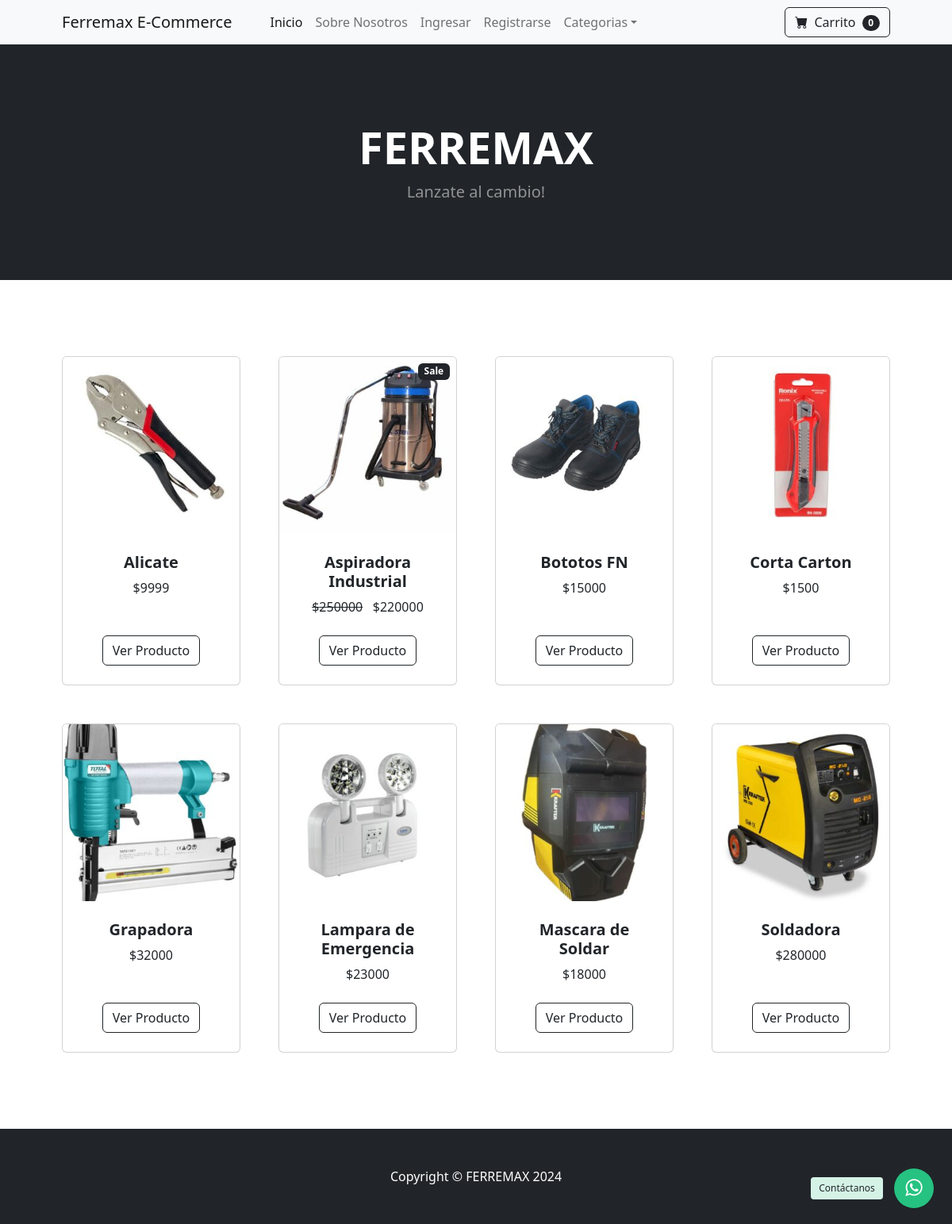
The page / on the database its author committed.
### store/models.py (models this page shows, shortened)
class Product(models.Model):
    name = models.CharField(max_length=100)
    price = models.DecimalField(default=0, decimal_places=0, max_digits=6)
    category = models.ForeignKey(Category, on_delete=models.CASCADE, default=1)
    description = models.CharField(max_length=250, default='', blank=True, null=True)
    image = models.ImageField(upload_to='uploads/product/')
    is_sale = models.BooleanField(default=False)
    sale_price = models.DecimalField(default=0, decimal_places=0, max_digits=6)

### store/views.py (the view)
# urls.py: path('', views.home, name='home'),
def home(request):
    products = Product.objects.all()
    return render(request, 'home.html', {'products':products})

### cart/cart.py (called while the page is built)
    def __len__(self):
        return len(self.cart)

### cart/context_processors.py (called while the page is built)
def cart(request):
    return{'cart': Cart(request)}

### store/templates/home.html
{% extends 'base.html' %}
{% block content %}
        <header class="bg-dark py-5">
            <div class="container px-4 px-lg-5 my-5">
                <div class="text-center text-white">
                    <h1 class="display-4 fw-bolder">FERREMAX</h1>
                    <p class="lead fw-normal text-white-50 mb-0">Lanzate al cambio!</p>
                </div>
            </div>
        </header>
        <section class="py-5">
            <div class="container px-4 px-lg-5 mt-5">
                <div class="row gx-4 gx-lg-5 row-cols-2 row-cols-md-3 row-cols-xl-4 justify-content-center">
                    {% for product in products %}
                        {% if product.is_sale %}
                        <div class="col mb-5">
                            <div class="card h-100">
                                <img class="card-img-top" src="{{ product.image.url }}" alt="" />
                                    <div class="badge bg-dark text-white position-absolute" style="top: 0.5rem; right: 0.5rem">Sale</div>
                                <div class="card-body p-4">
                                    <div class="text-center">
                                        <h5 class="fw-bolder">{{ product.name }}</h5>
                                        <strike>${{ product.price }}</strike>
                                        &nbsp;
                                        ${{ product.sale_price }}
                                    </div>
                                </div>
                                <div class="card-footer p-4 pt-0 border-top-0 bg-transparent">
                                    <div class="text-center"><a class="btn btn-outline-dark mt-auto" href="{% url 'product' product.id %}">Ver Producto</a></div>
                                </div>
                            </div>
                        </div>
                        {% else %}
                    <div class="col mb-5">
                        <div class="card h-100">
                            <img class="card-img-top" src="{{ product.image.url }}" alt="..." />
                            <div class="card-body p-4">
                                <div class="text-center">
                                    <h5 class="fw-bolder">{{ product.name }}</h5>
                                    ${{ product.price }}
                                </div>
                            </div>
                            <div class="card-footer p-4 pt-0 border-top-0 bg-transparent">
                                <div class="text-center">
                                    <a class="btn btn-outline-dark mt-auto" href="{% url 'product' product.id %}">Ver Producto</a>
                                </div>
                            </div>
                        </div>
                    </div>
                        {% endif %}
                    {% endfor %}
            </div>
        </section>
{% endblock %}

### store/templates/base.html (shortened to what this page needs)
{% load static %}
<!DOCTYPE html>
<html lang="en">
    <head>
        <link href="https://cdn.jsdelivr.net/npm/bootstrap-icons@1.5.0/font/bootstrap-icons.css" rel="stylesheet" />
        <link href="{% static 'css/styles.css' %}" rel="stylesheet" />
        <link rel="stylesheet" href="{% static 'plugin/components/Font Awesome/css/font-awesome.min.css' %}">
        <link rel="stylesheet" href="{% static 'plugin/whatsapp-chat-support.css' %}">
    </head>
    <body>
        {% include 'navbar.html' %}
        {% block content %}
        {% endblock %}
        <footer class="py-5 bg-dark">
            <div class="container"><p class="m-0 text-center text-white">Copyright &copy; FERREMAX 2024</p></div>
        </footer>
  <div class="whatsapp_chat_support wcs_fixed_right" id="button-w">
    <div class="wcs_button_label">
            Contáctanos
        </div>
    <div class="wcs_button wcs_button_circle">
        <span class="fa fa-whatsapp"></span>
    </div>
</div>
    </body>
</html>

### store/templates/navbar.html (shortened to what this page needs)
<nav class="navbar navbar-expand-lg navbar-light bg-light">
    <div class="container px-4 px-lg-5">
        <a class="navbar-brand" href="{% url 'home' %}">Ferremax E-Commerce</a>
        <div class="collapse navbar-collapse" id="navbarSupportedContent">
            <ul class="navbar-nav me-auto mb-2 mb-lg-0 ms-lg-4">
                <li class="nav-item"><a class="nav-link active" aria-current="page" href="{% url 'home' %}">Inicio</a></li>
                <li class="nav-item"><a class="nav-link" href="{% url 'about' %}">Sobre Nosotros</a></li>
                {% if user.is_authenticated %}
                    <li class="nav-item dropdown">
                        <a class="nav-link dropdown-toggle" id="navbarDropdown" href="#" role="button" data-bs-toggle="dropdown" aria-expanded="false">Perfil</a>
                        <ul class="dropdown-menu" aria-labelledby="navbarDropdown">
                            <li><a class="dropdown-item" href="{% url 'update_user' %}">Perfil de usuario</a></li>
                            <li><hr class="dropdown-divider" /></li>
                            <li><a class="dropdown-item" href="{% url 'update_info' %}">Informacion del usuario</a></li>
                        </ul>
                    </li>
                {% if user.is_superuser %}
                    <li class="nav-item dropdown">
                        <a class="nav-link dropdown-toggle" id="navbarDropdown" href="#" role="button" data-bs-toggle="dropdown" aria-expanded="false">Ordenes</a>
                        <ul class="dropdown-menu" aria-labelledby="navbarDropdown">
                            <li><a class="dropdown-item" href="{% url 'shipped_dash' %}">Orden enviada</a></li>
                            <li><hr class="dropdown-divider" /></li>
                            <li><a class="dropdown-item" href="{% url 'not_shipped_dash' %}">Orden no enviada</a></li>
                        </ul>
                    </li>
                {% endif %}
                    <li class="nav-item"><a class="nav-link" href="{% url 'logout' %}">Cerrar Sesion</a></li>
                {% else %}
                    <li class="nav-item"><a class="nav-link" href="{% url 'login' %}">Ingresar</a></li>
                    <li class="nav-item"><a class="nav-link" href="{% url 'register' %}">Registrarse</a></li>
                {% endif %}
                <li class="nav-item dropdown">
                    <a class="nav-link dropdown-toggle" id="navbarDropdown" href="#" role="button" data-bs-toggle="dropdown" aria-expanded="false">Categorias</a>
                </li>
            </ul>
            <form class="d-flex">
                <a href="{% url 'cart_summary' %}" class="btn btn-outline-dark">
                    <i class="bi-cart-fill me-1">
                    </i>
                    Carrito
                    <span class="badge bg-dark text-white ms-1 rounded-pill" id="cart_quantity">
                        {{ cart|length }}
                    </span>
                </a>
            </form>
        </div>
    </div>
</nav>

### rows shown on the page
Product: image (picture), name "Alicate", price "9999"
Product: image (picture), name "Aspiradora Industrial", price "250000", sale_price "220000"
Product: image (picture), name "Bototos FN", price "15000"
Product: image (picture), name "Corta Carton", price "1500"
Product: image (picture), name "Grapadora", price "32000"
Product: image (picture), name "Lampara de Emergencia", price "23000"
Product: image (picture), name "Mascara de Soldar", price "18000"
Product: image (picture), name "Soldadora", price "280000"

### other values the page prints
{{ cart|length }} "0"
